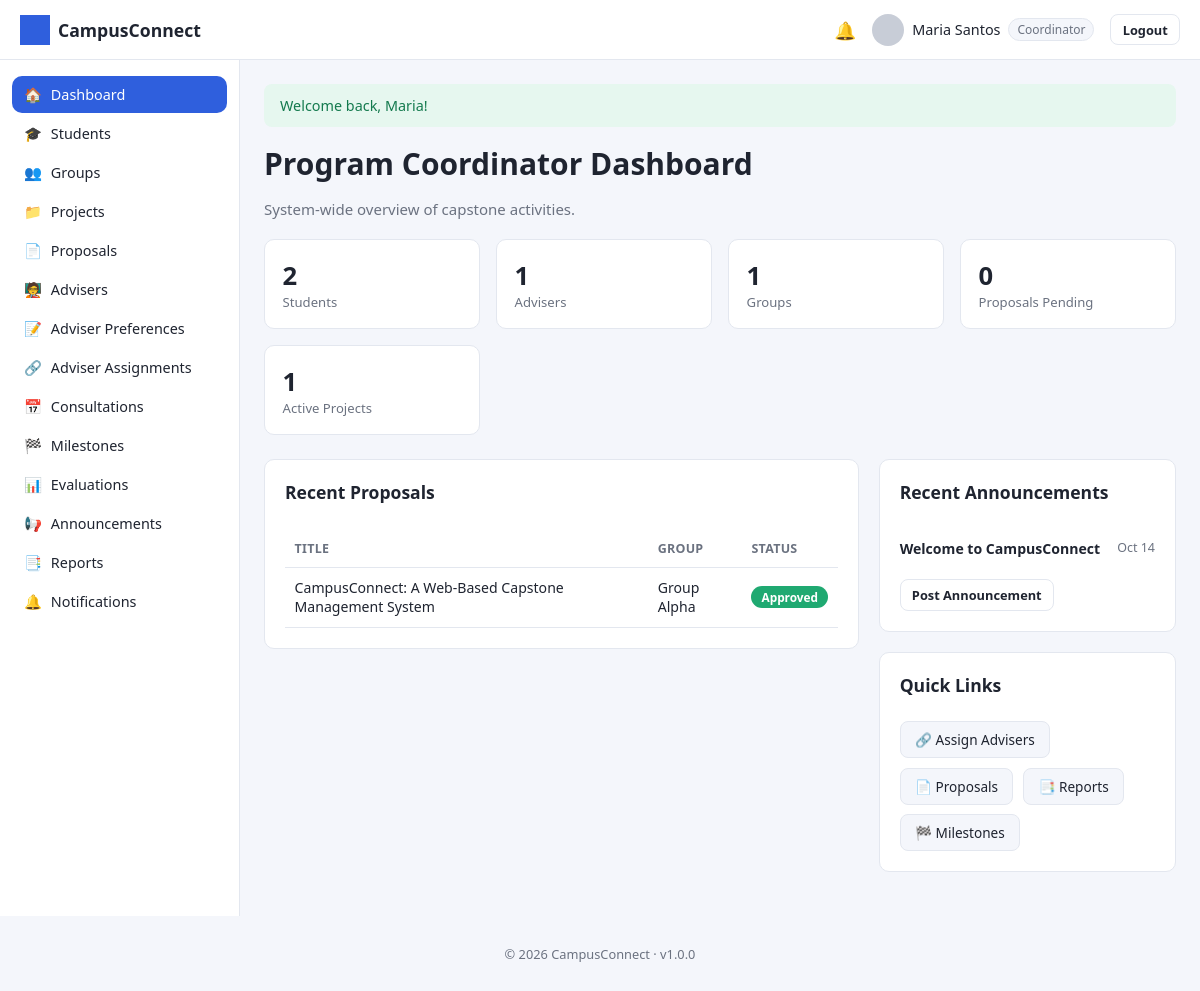
Screenshot of /coordinator/dashboard.php (signed in) with the database file from the repository.
### tables this page shows
CREATE TABLE users (
    user_id INT AUTO_INCREMENT PRIMARY KEY,
    role_id INT NOT NULL,
    id_number VARCHAR(50) UNIQUE,
    first_name VARCHAR(100) NOT NULL,
    last_name VARCHAR(100) NOT NULL,
    email VARCHAR(150) NOT NULL UNIQUE,
    password_hash VARCHAR(255) NOT NULL,
    program VARCHAR(150) DEFAULT NULL,
    department VARCHAR(150) DEFAULT NULL,
    profile_photo VARCHAR(255) DEFAULT 'default-profile.png',
    contact_number VARCHAR(30) DEFAULT NULL,
    status ENUM('active','inactive','suspended') DEFAULT 'active',
    remember_token VARCHAR(255) DEFAULT NULL,
    reset_token VARCHAR(255) DEFAULT NULL,
    reset_token_expires DATETIME DEFAULT NULL,
    created_at TIMESTAMP DEFAULT CURRENT_TIMESTAMP,
    updated_at TIMESTAMP DEFAULT CURRENT_TIMESTAMP ON UPDATE CURRENT_TIMESTAMP,
    FOREIGN KEY (role_id) REFERENCES roles(role_id)
);

CREATE TABLE announcements (
    announcement_id INT AUTO_INCREMENT PRIMARY KEY,
    posted_by INT NOT NULL,
    title VARCHAR(255) NOT NULL,
    body TEXT NOT NULL,
    audience ENUM('all','students','advisers','coordinators') DEFAULT 'all',
    created_at TIMESTAMP DEFAULT CURRENT_TIMESTAMP,
    FOREIGN KEY (posted_by) REFERENCES users(user_id)
);

CREATE TABLE proposals (
    proposal_id INT AUTO_INCREMENT PRIMARY KEY,
    group_id INT NOT NULL,
    title VARCHAR(255) NOT NULL,
    abstract TEXT,
    file_path VARCHAR(255) DEFAULT NULL,
    status ENUM('draft','submitted','under_review','approved','revision','rejected') DEFAULT 'draft',
    submitted_at DATETIME DEFAULT NULL,
    reviewed_by INT DEFAULT NULL,
    review_comments TEXT,
    created_at TIMESTAMP DEFAULT CURRENT_TIMESTAMP,
    updated_at TIMESTAMP DEFAULT CURRENT_TIMESTAMP ON UPDATE CURRENT_TIMESTAMP,
    FOREIGN KEY (group_id) REFERENCES `groups`(group_id) ON DELETE CASCADE,
    FOREIGN KEY (reviewed_by) REFERENCES users(user_id)
);

CREATE TABLE `groups` (
    group_id INT AUTO_INCREMENT PRIMARY KEY,
    group_name VARCHAR(150) NOT NULL,
    group_code VARCHAR(20) UNIQUE,
    leader_id INT NOT NULL,
    adviser_id INT DEFAULT NULL,
    status ENUM('forming','active','disbanded') DEFAULT 'forming',
    created_at TIMESTAMP DEFAULT CURRENT_TIMESTAMP,
    FOREIGN KEY (leader_id) REFERENCES users(user_id),
    FOREIGN KEY (adviser_id) REFERENCES users(user_id)
);

### config/database.php (called while the page is built, shortened)
<?php
function getDB(): PDO
{
    static $pdo = null;
    if ($pdo === null) {
        $dsn = 'mysql:host=' . DB_HOST . ';dbname=' . DB_NAME . ';charset=' . DB_CHARSET;
        $options = [
            PDO::ATTR_ERRMODE            => PDO::ERRMODE_EXCEPTION,
            PDO::ATTR_DEFAULT_FETCH_MODE => PDO::FETCH_ASSOC,
            PDO::ATTR_EMULATE_PREPARES   => false,
        ];
        try {
            $pdo = new PDO($dsn, DB_USER, DB_PASS, $options);
        } catch (PDOException $e) {
            error_log('Database connection failed: ' . $e->getMessage());
            die('Database connection failed. Please try again later or contact the administrator.');
        }
    }
    return $pdo;
}

### coordinator/dashboard.php (the view, shortened to what this page needs)
<?php
require_once __DIR__ . '/../config/database.php';
require_once __DIR__ . '/../includes/functions.php';
$db = getDB();
$stats = [
    'students'  => (int) $db->query('SELECT COUNT(*) FROM users WHERE role_id = ' . ROLE_STUDENT)->fetchColumn(),
    'advisers'  => (int) $db->query('SELECT COUNT(*) FROM users WHERE role_id = ' . ROLE_ADVISER)->fetchColumn(),
    'groups'    => (int) $db->query('SELECT COUNT(*) FROM `groups`')->fetchColumn(),
    'proposals_pending' => (int) $db->query("SELECT COUNT(*) FROM proposals WHERE status IN ('submitted','under_review')")->fetchColumn(),
    'projects_active'   => (int) $db->query("SELECT COUNT(*) FROM projects WHERE status = 'in_progress'")->fetchColumn(),
];
$recentAnnouncements = $db->query('SELECT * FROM announcements ORDER BY created_at DESC LIMIT 5')->fetchAll();
$recentProposals = $db->query("SELECT p.*, g.group_name FROM proposals p JOIN `groups` g ON g.group_id = p.group_id ORDER BY p.created_at DESC LIMIT 5")->fetchAll();
include __DIR__ . '/../includes/header.php';
?>
<div class="page-header"><div><h1>Program Coordinator Dashboard</h1><p>System-wide overview of capstone activities.</p></div></div>
<div class="stat-grid">
    <div class="stat-card"><div class="stat-value"><?= $stats['students'] ?></div><div class="stat-label">Students</div></div>
    <div class="stat-card"><div class="stat-value"><?= $stats['advisers'] ?></div><div class="stat-label">Advisers</div></div>
    <div class="stat-card"><div class="stat-value"><?= $stats['groups'] ?></div><div class="stat-label">Groups</div></div>
    <div class="stat-card"><div class="stat-value"><?= $stats['proposals_pending'] ?></div><div class="stat-label">Proposals Pending</div></div>
    <div class="stat-card"><div class="stat-value"><?= $stats['projects_active'] ?></div><div class="stat-label">Active Projects</div></div>
</div>
<div class="dash-grid">
    <div>
        <div class="card">
            <div class="card-header"><h3>Recent Proposals</h3></div>
            <?php if ($recentProposals): ?>
            <table>
                <thead><tr><th>Title</th><th>Group</th><th>Status</th></tr></thead>
                <tbody>
                <?php foreach ($recentProposals as $p): ?>
                <tr><td><?= e($p['title']) ?></td><td><?= e($p['group_name']) ?></td><td><?= statusBadge($p['status']) ?></td></tr>
                <?php endforeach; ?>
                </tbody>
            </table>
            <?php else: ?><p class="stat-label">No proposals yet.</p><?php endif; ?>
        </div>
    </div>
    <div>
        <div class="card">
            <div class="card-header"><h3>Recent Announcements</h3></div>
            <?php if ($recentAnnouncements): ?>
            <ul class="timeline">
                <?php foreach ($recentAnnouncements as $a): ?>
                <li><span><strong><?= e($a['title']) ?></strong></span><span class="time"><?= e(formatDate($a['created_at'], 'M d')) ?></span></li>
                <?php endforeach; ?>
            </ul>
            <?php else: ?><p class="stat-label">No announcements yet.</p><?php endif; ?>
            <div style="margin-top:.75rem"><a href="<?= BASE_URL ?>/coordinator/announcements.php" class="btn btn-sm btn-outline">Post Announcement</a></div>
        </div>
        <div class="card">
            <div class="card-header"><h3>Quick Links</h3></div>
            <div class="quick-links">
                <a href="<?= BASE_URL ?>/coordinator/adviser_assignments.php">🔗 Assign Advisers</a>
                <a href="<?= BASE_URL ?>/coordinator/proposals.php">📄 Proposals</a>
                <a href="<?= BASE_URL ?>/coordinator/reports.php">📑 Reports</a>
                <a href="<?= BASE_URL ?>/coordinator/milestones.php">🏁 Milestones</a>
            </div>
        </div>
    </div>
</div>
<?php include __DIR__ . '/../includes/footer.php'; ?>

### includes/navbar.php (shortened to what this page needs)
<?php
$navUser = currentUser();
$unread  = $navUser ? unreadNotificationCount((int) $navUser['user_id']) : 0;
$roleName = currentRoleName();
?>
<header class="navbar">
    <div class="navbar-brand">
        <img src="<?= BASE_URL ?>/assets/images/logo.png" alt="<?= e(APP_NAME) ?>" class="navbar-logo">
        <span><?= e(APP_NAME) ?></span>
    </div>
    <div class="navbar-right">
        <a class="navbar-icon" href="<?= BASE_URL ?>/<?= e($roleName) ?>/notifications<?= $roleName === 'student' ? '/index.php' : '.php' ?>" title="Notifications">
            🔔<?php if ($unread > 0): ?><span class="badge-dot"><?= $unread ?></span><?php endif; ?>
        </a>
        <div class="navbar-user">
            <img src="<?= BASE_URL ?>/assets/images/<?= e($navUser['profile_photo'] ?? 'default-profile.png') ?>" class="navbar-avatar" alt="Profile">
            <span><?= e(($navUser['first_name'] ?? '') . ' ' . ($navUser['last_name'] ?? '')) ?></span>
            <span class="role-tag"><?= e(ucfirst($roleName ?? '')) ?></span>
        </div>
        <a class="btn btn-sm btn-outline" href="<?= BASE_URL ?>/logout.php">Logout</a>
    </div>
</header>

### includes/functions.php (shortened to what this page needs)
<?php
function e(?string $value): string
{
    return htmlspecialchars($value ?? '', ENT_QUOTES, 'UTF-8');
}
function isLoggedIn(): bool
{
    return !empty($_SESSION['user_id']);
}
function currentRoleId(): ?int
{
    return $_SESSION['role_id'] ?? null;
}
function currentRoleName(): ?string
{
    $roleId = currentRoleId();
    return $roleId ? (ROLE_NAMES[$roleId] ?? null) : null;
}
function currentUser(): ?array
{
    $stmt = getDB()->prepare('SELECT * FROM users WHERE user_id = ? LIMIT 1');
    $stmt->execute([$_SESSION['user_id']]);
    $user = $stmt->fetch() ?: null;
    return $user;
}
function formatDate(?string $datetime, string $format = 'M d, Y g:i A'): string
{
    return date($format, strtotime($datetime));
}
function statusBadge(string $status): string
{
    $map = [
        'pending'      => 'secondary',
        'approved'     => 'success',
        'rejected'     => 'danger',
        'draft'        => 'secondary',
        'submitted'    => 'info',
        'under_review' => 'warning',
        'revision'     => 'warning',
        'in_progress'  => 'primary',
        'completed'    => 'success',
        'active'       => 'success',
        'inactive'     => 'secondary',
        'cancelled'    => 'danger',
        'overdue'      => 'danger',
    ];
    $class = $map[$status] ?? 'secondary';
    $label = ucwords(str_replace('_', ' ', $status));
    return '<span class="badge badge-' . $class . '">' . e($label) . '</span>';
}

### assets/css/style.css (style rules this page uses)
:root { --primary: #2f5fdd; --primary-dark: #23439e; --success: #1fa971; --danger: #e0413a; --warning: #e0a13a; --info: #3aa9e0; --secondary: #6b7280; --bg: #f4f6fb; --card-bg: #ffffff; --border: #e3e7ef; --text: #1f2430; --text-muted: #6b7280; --sidebar-width: 240px; --navbar-height: 60px; --radius: 10px; }
* { box-sizing: border-box; }
body { margin: 0; font-family: 'Segoe UI', Roboto, Helvetica, Arial, sans-serif; background: var(--bg); color: var(--text); font-size: 15px; }
a { color: var(--primary); text-decoration: none; }
h1, h2, h3, h4 { margin: 0 0 .5em; font-weight: 600; }
.app-shell { padding-top: var(--navbar-height); }
.navbar { position: fixed; top: 0; left: 0; right: 0; height: var(--navbar-height); background: var(--card-bg); border-bottom: 1px solid var(--border); display: flex; align-items: center; justify-content: space-between; padding: 0 1.25rem; z-index: 100; }
.navbar-brand { display: flex; align-items: center; gap: .5rem; font-weight: 700; font-size: 1.1rem; }
.navbar-logo { height: 30px; width: 30px; object-fit: contain; }
.navbar-right { display: flex; align-items: center; gap: 1rem; }
.navbar-icon { position: relative; font-size: 1.1rem; }
.navbar-user { display: flex; align-items: center; gap: .5rem; font-size: .9rem; }
.navbar-avatar { width: 32px; height: 32px; border-radius: 50%; object-fit: cover; }
.role-tag { background: var(--bg); border: 1px solid var(--border); border-radius: 20px; padding: 2px 8px; font-size: .75rem; color: var(--text-muted); }
.btn { display: inline-block; padding: .6rem 1.1rem; border-radius: 8px; border: 1px solid transparent; font-size: .9rem; font-weight: 600; cursor: pointer; text-align: center; }
.btn-sm { padding: .35rem .7rem; font-size: .8rem; }
.btn-outline { background: transparent; border-color: var(--border); color: var(--text); }
.card { background: var(--card-bg); border: 1px solid var(--border); border-radius: var(--radius); padding: 1.25rem; margin-bottom: 1.25rem; }
.card-header { display: flex; align-items: center; justify-content: space-between; margin-bottom: 1rem; }
table { width: 100%; border-collapse: collapse; font-size: .88rem; }
th, td { text-align: left; padding: .65rem .6rem; border-bottom: 1px solid var(--border); }
th { color: var(--text-muted); font-weight: 600; font-size: .78rem; text-transform: uppercase; letter-spacing: .02em; }
.badge { display: inline-block; padding: 3px 10px; border-radius: 20px; font-size: .74rem; font-weight: 600; color: #fff; }
.badge-success { background: var(--success); }
.page-header { display: flex; align-items: center; justify-content: space-between; margin-bottom: 1.25rem; flex-wrap: wrap; gap: .75rem; }
.page-header p { color: var(--text-muted); margin: .2rem 0 0; }
.stat-grid { display: grid; grid-template-columns: repeat(auto-fit, minmax(180px, 1fr)); gap: 1rem; margin-bottom: 1.5rem; }
.stat-card { background: var(--card-bg); border: 1px solid var(--border); border-radius: var(--radius); padding: 1.1rem; }
.stat-card .stat-value { font-size: 1.6rem; font-weight: 700; }
.stat-card .stat-label { color: var(--text-muted); font-size: .82rem; }

### assets/css/dashboard.css (style rules this page uses)
.dash-grid { display: grid; grid-template-columns: 2fr 1fr; gap: 1.25rem; }
.timeline { list-style: none; margin: 0; padding: 0; }
.timeline li { padding: .6rem 0; border-bottom: 1px solid var(--border); font-size: .88rem; display: flex; justify-content: space-between; gap: .5rem; }
.timeline li:last-child { border-bottom: none; }
.timeline .time { color: var(--text-muted); font-size: .78rem; white-space: nowrap; }
.quick-links { display: flex; flex-wrap: wrap; gap: .6rem; }
.quick-links a { background: var(--bg); border: 1px solid var(--border); border-radius: 8px; padding: .5rem .9rem; font-size: .85rem; color: var(--text); }

### rows the page displays
users: profile_photo (placeholder picture), first_name+last_name "Maria Santos"
announcements: posted_by "2", announcement_id "1", title "Welcome to CampusConnect", created_at "Oct 14"
proposals: title "CampusConnect: A Web-Based Capstone Management System", group.group_name "Group Alpha", status "Approved"

### other values shown
APP_NAME "CampusConnect"
$roleName "Coordinator"
$icon "🏠"
$label "Dashboard"
$icon "🎓"
$label "Students"
$icon "👥"
$label "Groups"
$icon "📁"
$label "Projects"
$icon "📄"
$label "Proposals"
$icon "🧑‍🏫"
$label "Advisers"
$icon "📝"
